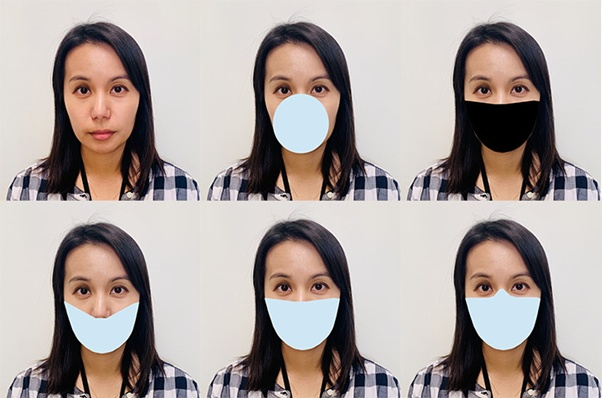
#> input picture images/MyPic.jpg, 602 x 398 px
$ python face_detection_blog.py ../images/MyPic.jpg   (older library calls are emulated)
#> lines starting #> are read from the running program, lines starting #| are printed output that depends on the picture; after the words box and inside, x2 and y2 are one past the last pixel; in counts of white or black regions, pixels touching at a corner belong together
# -*- coding: utf-8 -*-

import cv2
import sys

# 获得相应参数
imagePath = sys.argv[1]  # 从命令行读取图片路径
cascPath = "haarcascade_frontalface_default.xml"  # 预训练的权重文件，这里使用相对路径


# 创建haar级联分类器
faceCascade = cv2.CascadeClassifier(cascPath)

# 读取图片并将BGR图像变换为灰度图
image = cv2.imread(imagePath)
#> image is the input picture: shape (398, 602, 3); mean B, G, R 157.3, 160.7, 170.3
gray = cv2.cvtColor(image, cv2.COLOR_BGR2GRAY)
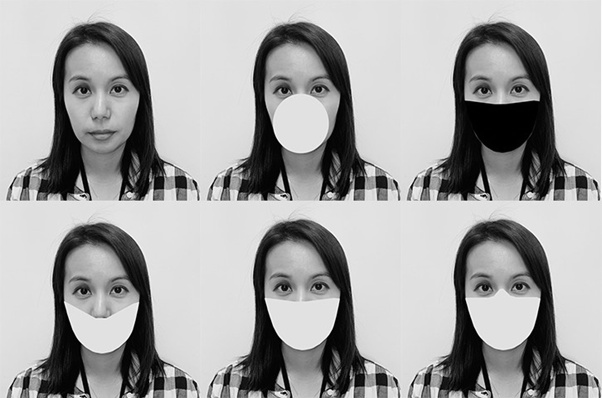
#> gray: shape (398, 602); min 0, max 255, mean 163.2

# 检测人脸图像
# scaleFactor：确定每个图像缩放比例大小。
# minNeighbors：确定每个候选矩形应保留多少个相邻框。
# minSize：最小目标的大小。小于该值的目标将被忽略。
# maxSize：最大目标的大小。大于该值的目标将被忽略。
faces = faceCascade.detectMultiScale(
    gray,
    scaleFactor=1.1,
    minNeighbors=5,
    minSize=(30,30),
        # 如果使用OpenCV3，则需要注释下面这句
    # flags=cv2.CV_HAAR_SCALE_IMAGE
)
#> faces = [[52, 53, 96, 96], [52, 252, 95, 95], [252, 52, 97, 97], [252, 249, 97, 97], [452, 249, 98, 98]]

# x,y,w,h分别是人脸框区域的左上角点的坐标和人脸框的宽高
for (x,y,w,h) in faces:
    cv2.rectangle(image,(x,y),(x+w,y+h),(0,255,0),2)
#> this loop made 5 passes
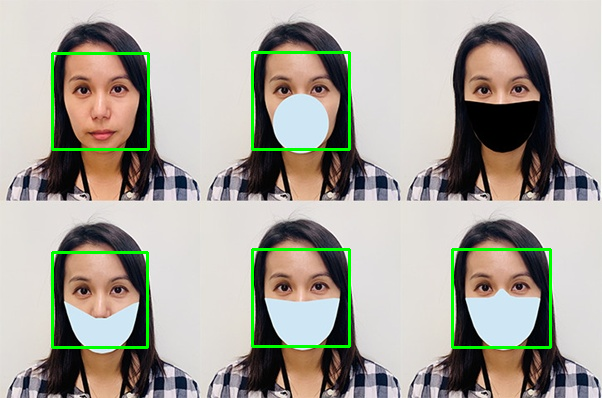
#> image: shape (398, 602, 3); 2.41% of pixels changed, all inside (x1, y1, x2, y2) = (51, 51, 552, 349)

cv2.imshow("Found {0} faces!".format(len(faces)),image)
cv2.waitKey(0)
